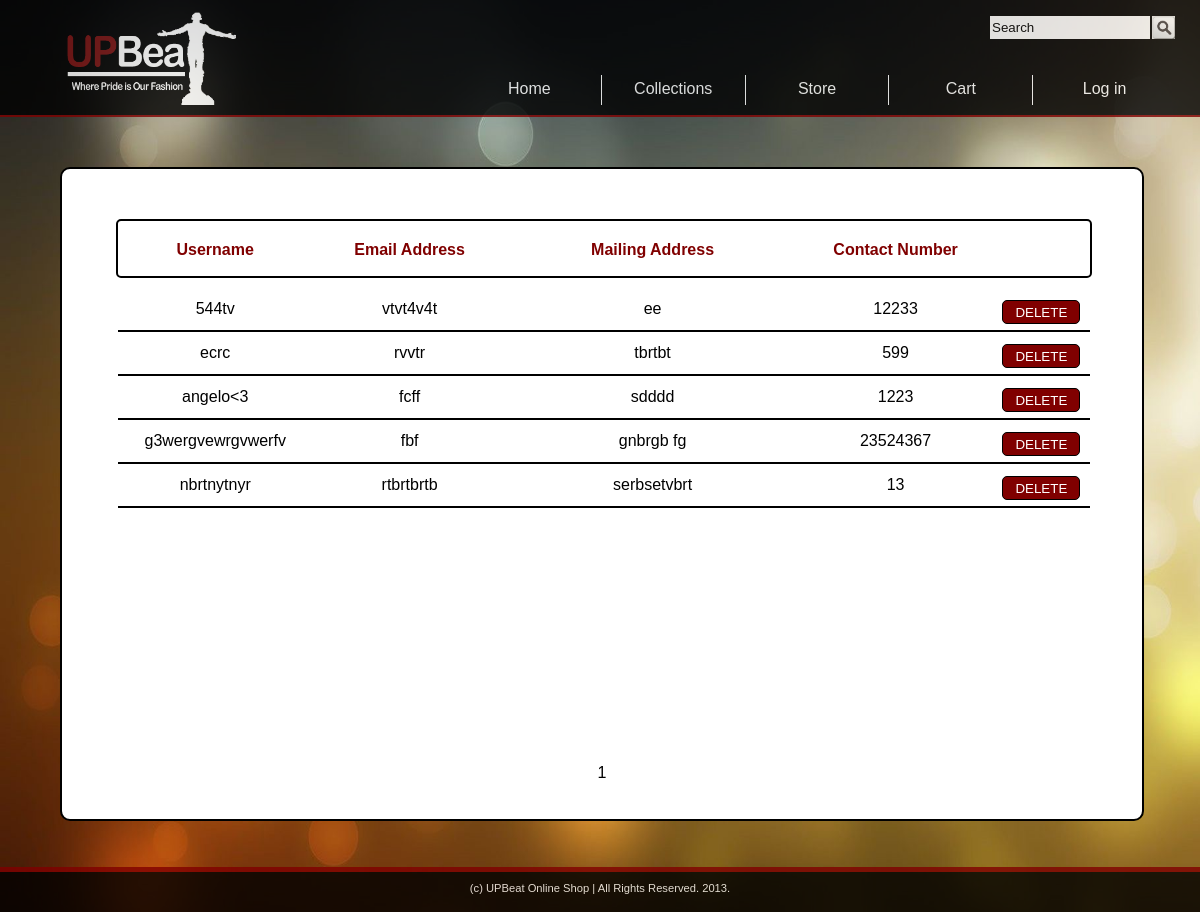
The page /upbeat.com/viewcustomers.php?start=0&page=1 on the database as committed earlier.
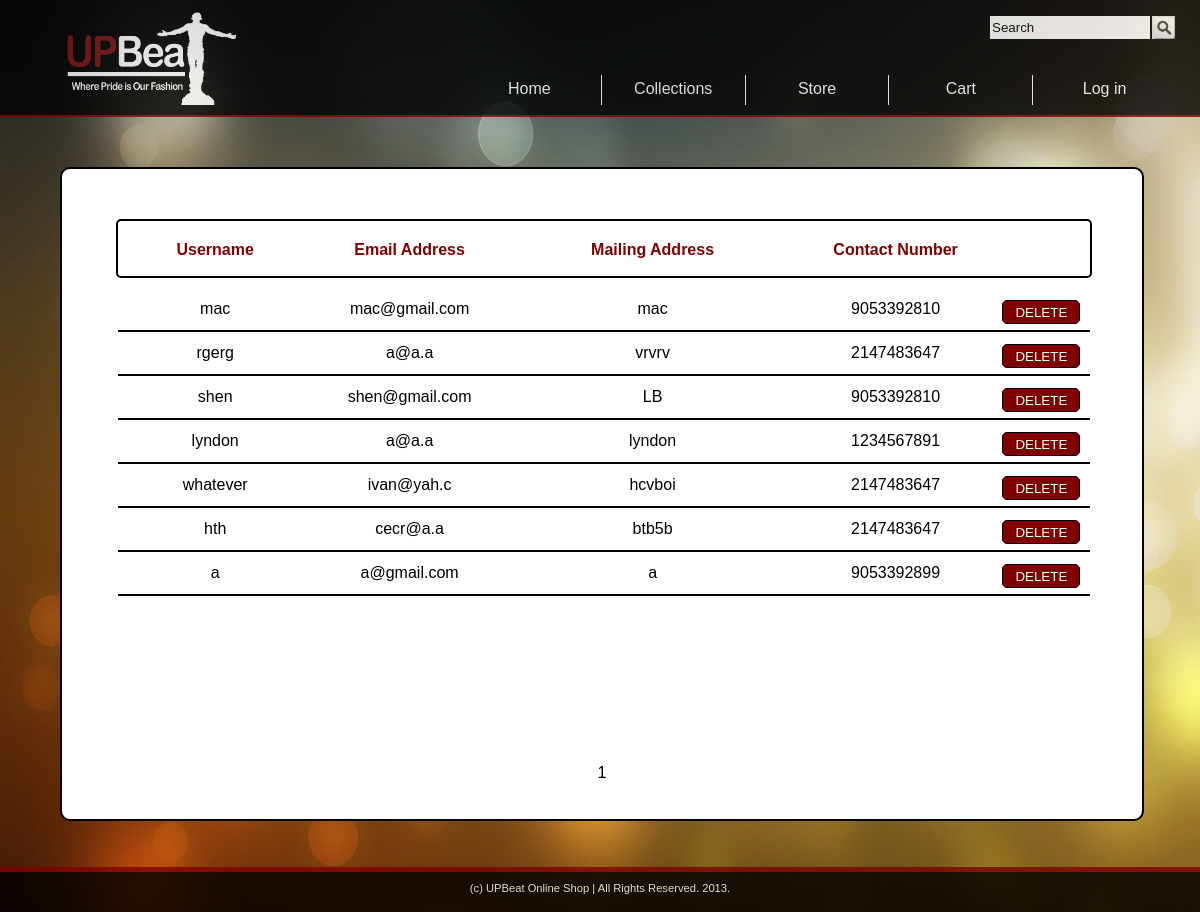
The same page on the database as committed later.
### tables this page shows
CREATE TABLE IF NOT EXISTS `customer` (
  `id` int(6) unsigned NOT NULL AUTO_INCREMENT,
  `fname` varchar(50) NOT NULL,
  `lname` varchar(20) NOT NULL,
  `username` varchar(20) NOT NULL,
  `email` varchar(50) NOT NULL,
  `address` varchar(50) NOT NULL,
  `contact` decimal(11,0) NOT NULL,
  `password` varchar(50) NOT NULL,
  `type` varchar(20) NOT NULL,
  PRIMARY KEY (`id`)
);

### upbeat.com/products.php (called while the page is built, shortened)
<?php
	$customerarray = mysql_query("SELECT COUNT(id) from customer");
	$totalcustomer = mysql_fetch_array($customerarray);
	$customer = $totalcustomer[0];
	if ($customer%10 == 0) $customerpages = ($customer/10)%(($customer/10)+1);
	else $customerpages = ($customer/10)%(($customer/10)+1)+1;
?>

### upbeat.com/viewcustomers.php (the view, shortened to what this page needs)
<?php
	include("products.php");
	$first = $_GET['start'];
	$spage = $_GET['page'];
	$result = mysql_query("SELECT * FROM customer");
	$customerlist = array();
	while ($row = mysql_fetch_array($result, MYSQL_NUM)) array_push($customerlist, $row[0]);
?>
<html>
	<head>
		<link rel = "stylesheet" type = "text/css" href = "CSS/local.css">
		<link rel = "stylesheet" type = "text/css" href = "CSS/customer.css">
	</head>
	<body>
		<div id = 'header'>
			<form name = 'searchform' method = 'post' action = 'store.php?cat=search&start=0&page=1'>
				<div id = 'srchline'>
					<input id = 'sbutton' type = 'submit' name = 'sbutton' value = ''/>
					<input id = 'stxtbox' type = 'text' name = 'stxtbox' value = 'Search' />
				</div>
			</form>
			<div id = 'menuline'>
				<ul id = 'menulist'>
					<li id = 'last'>
						<?php
							if (isset($_SESSION['uname'])){ echo "Hi ".$_SESSION['fname']."!";}
							else echo "Log in";
						?>
					</li>
					<li><a class = 'link' href = 'viewcart.php'>Cart</a></li>
					<li><a class = 'link' href = 'store.php?cat=all&start=0&page=1'>Store</a></li>
					<li><a class = 'link' href = 'collections.php'>Collections</a></li>
					<li id = 'home'>
						<?php
							if(isset($_SESSION['type']))
							{
								if(strcmp($_SESSION['type'], "administrator") == 0)
									echo "<a class = 'link' href = 'admin.php'>Home</a>";
								else echo "<a class = 'link' href = 'home.php'>Home</a>";
							}
							else echo "<a class = 'link' href = 'home.php'>Home</a>";
						?>
					</li>
				</ul>
			</div>
			<div id = 'logo'></div>
		</div>
		<div id = 'maincontent'>
			<div id = 'customlist'>
				<?php
					echo "
						<ul class = 'topline'>
							<li>Username</li>
							<li>Email Address</li>
							<li class = 'addcol'>Mailing Address</li>
							<li>Contact Number</li>
						</ul>
					";
					if ($spage == $customerpages)
					{
						if ($customer%10 == 0) $limit = $customer;
						else $limit = $first+($customer%10);
					}
					else $limit = $first+10;
					for ($i = $first; $i < $limit; $i++)
					{
						$getid = mysql_query("SELECT * FROM customer where id=".$customerlist[$i]);
						$print = mysql_fetch_array($getid, MYSQL_NUM);
						echo "<ul class = 'line'>
							<li>".$print[3]."</li>
							<li>".$print[4]."</li>
							<li class = 'addcol'>".$print[5]."</li>
							<li>".$print[6]."</li>
							<li class = 'lastcol'><a class = 'links' href = 'process.php?delcus=1&id=".$print[0]."'><input id ='check' type = 'submit' name = 'check' value = 'DELETE'/></a></li>
						</ul>";
					}
					echo "<div id = 'custompage'>";
						for ($i = 1; $i <= $customerpages; $i++)
						{
							$first = 10*($i-1);
							echo "<a class = 'link' href = 'viewcustomers.php?start=".$first."&page=".$i."'> ".$i." </a>";
						}
					echo "</div>";
				?>
			</div>
		</div>
		<div id = 'footer'>(c) UPBeat Online Shop | All Rights Reserved. 2013.</div>
	</body>
</html>

### upbeat.com/CSS/local.css (style rules this page uses)
body { margin: auto; min-width: 1000px; font-family: arial; max-width: 1500px; overflow: auto; background-size: 100% 100%; background-image: url("../IMAGES/colorful.jpg"); background-attachment: fixed; }
#header { margin: auto; float: left; width: 100%; height: 115px; background-color: black; color: white; opacity: 0.8; border-bottom: 2px solid maroon; }
#menuline { margin-top: 35px; float: right; text-align: right; width: 100%; height: 30px; }
ul#menulist { float: right; margin-top: 0%; padding: 0%; color: black; margin-right: 2%; width: 70%; height: 30px; font-family: arial; }
ul#menulist li { float: right; width: 17%; height: 25px; font-size: 100%; font-family: Arial; list-style: none; text-align: center; padding-top: 5px; color: white; border-right: 1px solid white; }
ul#menulist li#last { border-right: 0px; }
#srchline { float: right; margin-top: 15px; margin-right: 2%; width: 18%; height: 25px; text-align: center; }
#logo { margin-left: 5%; top: 5px; position: absolute; width: 180px; height: 110px; background-repeat: no-repeat; background-size: 98% 98%; background-image: url("../IMAGES/wlogo.png"); }
#stxtbox { width: 75%; height: 25px; float: right; border: 1px solid black; }
#sbutton { width: 25px; margin: 0%; float: right; padding: 0%; height: 25px; border: 1px solid black; background-size: 25px 25px; background-image: url("../IMAGES/sbutton.png"); }
#footer { float: left; padding-top: 10px; font-size: 70%; opacity: 0.8; font-family: arial; width: 100%; text-align: center; border-top: 5px solid maroon; color: white; height: 30px; background-color: black; }
a.link { list-style: none; text-decoration: none; color: inherit; }

### upbeat.com/CSS/customer.css (style rules this page uses)
#maincontent { float: left; width: 100%; height: 750px; }
#customlist { float: left; margin-top: 50px; margin-left: 5%; padding-top: 50px; width: 90%; height: 600px; border-radius: 10px; border: 2px solid black; background-color: white; }
ul.line { float: left; width: 90%; padding: 0%; height: 40px; margin: 0%; margin-left: 5%; border-radius: 5px; border: 2px solid white; }
ul.topline { float: left; width: 90%; padding: 0%; height: 55px; margin: 0%; font-weight: bold; margin-left: 5%; border-radius: 5px; background-color: white; border: 2px solid black; margin-bottom: 10px; }
ul.topline li { float: left; width: 20%; height: 55px; color: maroon; list-style: none; padding-top: 20px; text-align: center; }
ul.line li { float: left; width: 20%; height: 30px; list-style: none; padding-top: 10px; text-align: center; box-shadow: 0px 2px 0px 0px black; }
ul.line li.lastcol { width: 10%; }
ul.line li.addcol, ul.topline li.addcol { width: 30%; }
#custompage { position: absolute; margin-top: 545px; margin-left: 5%; width: 80%; height: 30px; text-align: center; }
#check { width: 80%; height: 80%; color: white; border-radius: 5px; padding: 0%; border: 1px solid black; background-color: maroon; }

Rows that differ between the two databases and show on the page:
removed customer: username "ecrc", email "rvvtr", address "tbrtbt", contact "599"
removed customer: username "angelo<3", email "fcff", address "sdddd", contact "1223"
removed customer: username "g3wergvewrgvwerfv", email "fbf", address "gnbrgb fg", contact "23524367"
removed customer: username "nbrtnytnyr", email "rtbrtbrtb", address "serbsetvbrt", contact "13"
changed customer: username "544tv" → "mac"; email "vtvt4v4t" → "mac@gmail.com"; address "ee" → "mac"; contact "12233" → "9053392810"
added customer: username "rgerg", email "a@a.a", address "vrvrv", contact "2147483647"
added customer: username "shen", email "shen@gmail.com", address "LB", contact "9053392810"
added customer: username "lyndon", email "a@a.a", address "lyndon", contact "1234567891"
added customer: username "whatever", email "ivan@yah.c", address "hcvboi", contact "2147483647"
added customer: username "hth", email "cecr@a.a", address "btb5b", contact "2147483647"
added customer: username "a", email "a@gmail.com", address "a", contact "9053392899"
